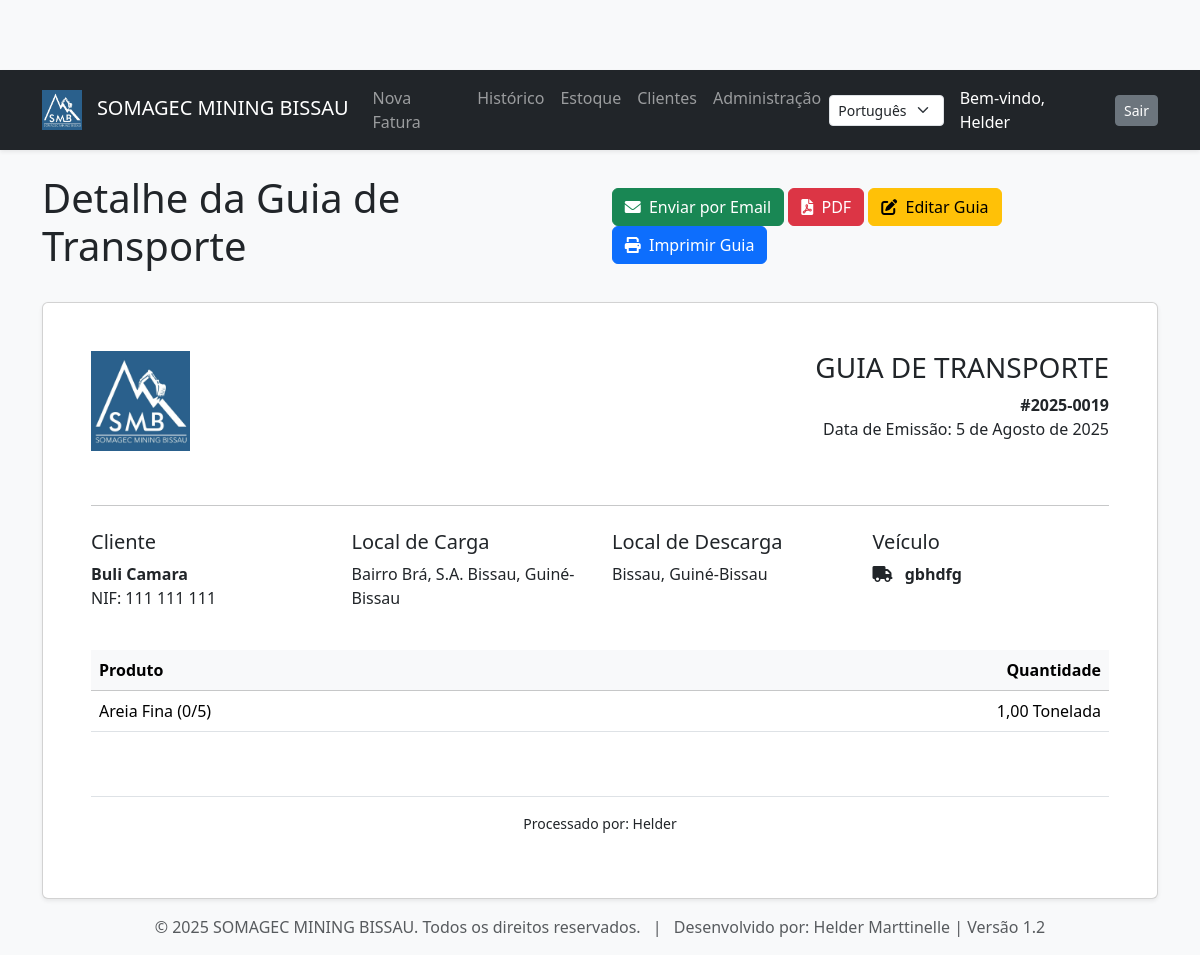
The app's page /guias/21/ (signed in) with its own data.
### stock/models.py (models this page shows, shortened)
class DadosEmpresa(models.Model):
    nome_empresa = models.CharField(_('Nome da Empresa'), max_length=255)
    logotipo = models.ImageField(_('Logotipo'), upload_to='logos/', null=True, blank=True)
    endereco = models.TextField(_('Endereço'))
    nif = models.CharField(_('NIF'), max_length=50)
    telefone = models.CharField(_('Telefone'), max_length=50)
    email = models.EmailField(_('Email'))
    dados_pagamento = models.TextField(_('Dados de Pagamento'), help_text="Ex: IBAN, conta bancária, etc.")
    class Meta:
        verbose_name = _("Dados da Empresa")
        verbose_name_plural = _("Dados da Empresa")

class GuiaTransporte(models.Model):
    fatura = models.OneToOneField(Fatura, verbose_name=_('fatura de origem'), on_delete=models.CASCADE, related_name='guia_transporte')
    utilizador = models.ForeignKey(User, verbose_name=_('Criado por'), on_delete=models.SET_NULL, null=True, blank=True)
    data_emissao = models.DateField(_('data de emissão'), default=timezone.now)
    numero_guia = models.CharField(_('número da guia'), max_length=50, unique=True, blank=True)
    morada_carga = models.CharField(_('morada de carga'), max_length=255, help_text=_("Local onde os bens são carregados."))
    morada_descarga = models.CharField(_('morada de descarga'), max_length=255, help_text=_("Local onde os bens são descarregados."))
    matricula_veiculo = models.CharField(_('matrícula do veículo'), max_length=50, blank=True)
    criado_em = models.DateTimeField(auto_now_add=True)
    atualizado_em = models.DateTimeField(auto_now=True)
    @property
    def cliente(self): return self.fatura.cliente
    class Meta:
        verbose_name = _("Guia de Transporte")
        verbose_name_plural = _("Guias de Transporte")
        ordering = ['-data_emissao', '-numero_guia']

class Fatura(models.Model):
    cliente = models.ForeignKey(Cliente, verbose_name=_('cliente'), on_delete=models.PROTECT)
    utilizador = models.ForeignKey(User, verbose_name=_('Criado por'), on_delete=models.SET_NULL, null=True, blank=True)
    data_emissao = models.DateField(_('data de emissão'), default=timezone.now)
    modificado_por = models.ForeignKey(User, related_name='faturas_modificadas', on_delete=models.SET_NULL, null=True, blank=True, verbose_name=_('Modificado por'))
    numero_fatura = models.CharField(_('número da fatura'), max_length=50, unique=True, blank=True)
    paga = models.BooleanField(_('paga'), default=False)
    taxa_igv = models.DecimalField(_('Taxa IGV (%)'), max_digits=5, decimal_places=2, default=17.00)
    desconto = models.DecimalField(_('desconto (%)'), max_digits=5, decimal_places=2, default=0.00, help_text=_("Percentagem de desconto (ex: 5 para 5%)"))
    adiantamento = models.DecimalField(_('adiantamento (€)'), max_digits=10, decimal_places=2, default=0.00, help_text=_("Valor do adiantamento em euros"))
    criado_em = models.DateTimeField(auto_now_add=True)
    atualizado_em = models.DateTimeField(auto_now=True)
    class Meta:
        verbose_name = _("Fatura")
        verbose_name_plural = _("Faturas")

class Cliente(models.Model):
    nome = models.CharField(_('nome'), max_length=200)
    nif = models.CharField(_('NIF/Contribuinte'), max_length=50, blank=True)
    endereco = models.CharField(_('endereço'), max_length=255, blank=True)
    telefone = models.CharField(_('telefone'), max_length=50, blank=True)
    email = models.EmailField(_('email'), blank=True)
    criado_em = models.DateTimeField(auto_now_add=True, null=True)
    atualizado_em = models.DateTimeField(auto_now=True, null=True)
    utilizador = models.ForeignKey(settings.AUTH_USER_MODEL, on_delete=models.SET_NULL, null=True, blank=True, related_name='clientes_criados')
    modificado_por = models.ForeignKey(settings.AUTH_USER_MODEL, on_delete=models.SET_NULL, null=True, blank=True, related_name='clientes_modificados')
    class Meta:
        verbose_name = _("Cliente")
        verbose_name_plural = _("Clientes")

class ItemGuia(models.Model):
    guia = models.ForeignKey(GuiaTransporte, related_name='itens', on_delete=models.CASCADE)
    produto = models.ForeignKey(Produto, verbose_name=_('produto'), on_delete=models.PROTECT)
    quantidade = models.DecimalField(_('quantidade'), max_digits=10, decimal_places=2)
    class Meta:
        verbose_name = _("Item da Guia")
        verbose_name_plural = _("Itens da Guia")

class Produto(models.Model):
    UNIDADES = [('ton', _('Tonelada')), ('m3', _('Metro Cúbico')), ('un', _('Unidade'))]
    nome = models.CharField(_('nome'), max_length=100)
    calibre = models.CharField(_('calibre'), max_length=50, blank=True)
    descricao = models.TextField(_('descrição'), blank=True)
    unidade_medida = models.CharField(_('unidade de medida'), max_length=3, choices=UNIDADES, default='ton')
    estoque_atual = models.DecimalField(_('estoque atual'), max_digits=10, decimal_places=2, default=0.00)
    preco_por_unidade = models.DecimalField(_('preço por unidade'), max_digits=10, decimal_places=2)
    criado_em = models.DateTimeField(auto_now_add=True, null=True)
    atualizado_em = models.DateTimeField(auto_now=True, null=True)
    utilizador = models.ForeignKey(settings.AUTH_USER_MODEL, on_delete=models.SET_NULL, null=True, blank=True, related_name='produtos_criados')
    modificado_por = models.ForeignKey(settings.AUTH_USER_MODEL, on_delete=models.SET_NULL, null=True, blank=True, related_name='produtos_modificados')
    class Meta:
        verbose_name = _("Produto")
        verbose_name_plural = _("Produtos")

### stock/views.py (the view)
# urls.py: path('guias/<int:guia_id>/', views.detalhe_guia_view, name='detalhe_guia'),
@login_required
def detalhe_guia_view(request, guia_id):
    guia = get_object_or_404(GuiaTransporte, id=guia_id)
    return render(request, 'stock/detalhe_guia.html', {'guia': guia})

### stock/context_processors.py (called while the page is built)
def dados_empresa_processor(request):
    dados = DadosEmpresa.objects.first()
    return {'dados_empresa': dados}

### stock/templates/stock/detalhe_guia.html (shortened to what this page needs)
{% extends "stock/base.html" %}
{% load i18n %}
{% load l10n %}
{% block content %}
    <div class="d-flex justify-content-between align-items-center mb-4 no-print">
        <h1>{% blocktrans %}Detalhe da Guia de Transporte{% endblocktrans %}</h1>
        <div>
            {% if guia.cliente.email %}
                <form action="{% url 'enviar_guia_email' guia.id %}" method="post" class="d-inline">
                    <button type="submit" class="btn btn-success">
                        <i class="fas fa-envelope me-1"></i> {% trans "Enviar por Email" %}
                    </button>
                </form>
            {% endif %}
            <a href="{% url 'guia_pdf' guia.id %}" class="btn btn-danger">
                <i class="fas fa-file-pdf me-1"></i> PDF
            </a>
            <a href="{% url 'editar_guia' guia.id %}" class="btn btn-warning">
                <i class="fas fa-edit me-1"></i> {% trans "Editar Guia" %}
            </a>
            <a href="{% url 'guia_print' guia.id %}" target="_blank" class="btn btn-primary">
                <i class="fas fa-print me-1"></i> {% trans "Imprimir Guia" %}
            </a>
        </div>
    </div>
    <div class="card shadow-sm">
        <div class="card-body p-5">
            <div class="row mb-5">
                <div class="col-md-6">
                    {% if dados_empresa.logotipo %}
                        <img src="{{ dados_empresa.logotipo.url }}" alt="{{ dados_empresa.nome_empresa }}" style="max-height: 100px; max-width: 300px;">
                    {% else %}
                        <h2 class="h3">{{ dados_empresa.nome_empresa }}</h2>
                    {% endif %}
                </div>
                <div class="col-md-6 text-md-end">
                    <h2 class="h3 text-uppercase">{% trans "Guia de Transporte" %}</h2>
                    <p class="mb-0"><strong>#{{ guia.numero_guia }}</strong></p>
                    <p>{% trans "Data de Emissão" %}: {{ guia.data_emissao }}</p>
                </div>
            </div>
            <hr class="my-4">
            <div class="row mb-4">
                <div class="col-md-3">
                    <h4 class="h5">{% trans "Cliente" %}</h4>
                    <p class="mb-0"><strong>{{ guia.cliente.nome }}</strong></p>
                    {% if guia.cliente.nif %}<p class="mb-0">NIF: {{ guia.cliente.nif }}</p>{% endif %}
                </div>
                <div class="col-md-3">
                    <h4 class="h5">{% trans "Local de Carga" %}</h4>
                    <p>{{ guia.morada_carga|linebreaksbr }}</p>
                </div>
                <div class="col-md-3">
                    <h4 class="h5">{% trans "Local de Descarga" %}</h4>
                    <p>{{ guia.morada_descarga|linebreaksbr }}</p>
                </div>
                <div class="col-md-3">
                    {% if guia.matricula_veiculo %}
                        <h4 class="h5">{% trans "Veículo" %}</h4>
                        <p class="mb-0">
                            <i class="fas fa-truck me-2" aria-hidden="true"></i>
                            <strong>{{ guia.matricula_veiculo }}</strong>
                        </p>
                    {% endif %}
                </div>
            </div>
            <div class="table-responsive">
                <table class="table">
                    <thead class="table-light">
                        <tr>
                            <th>{% trans "Produto" %}</th>
                            <th class="text-end">{% trans "Quantidade" %}</th>
                        </tr>
                    </thead>
                    <tbody>
                        {% for item in guia.itens.all %}
                        <tr>
                            <td>{{ item.produto.nome }}{% if item.produto.calibre %} ({{ item.produto.calibre }}){% endif %}</td>
                            <td class="text-end">{{ item.quantidade|floatformat:2 }} {{ item.produto.get_unidade_medida_display }}</td>
                        </tr>
                        {% endfor %}
                    </tbody>
                </table>
            </div>
            <div class="text-center mt-5 border-top pt-3">
                <p class="small">
                    {% trans "Processado por" %}: {{ guia.utilizador.username|default:"N/A" }}
                </p>
            </div>
        </div>
    </div>
{% endblock %}

### stock/templates/stock/base.html (shortened to what this page needs)
{% load i18n %}
{% load static %}
<!doctype html>
<html lang="{{ request.LANGUAGE_CODE }}">
<head>
    <link href="https://cdn.jsdelivr.net/npm/bootstrap@5.3.3/dist/css/bootstrap.min.css" rel="stylesheet">
    <link rel="stylesheet" href="https://cdnjs.cloudflare.com/ajax/libs/font-awesome/6.0.0-beta3/css/all.min.css">
</head>
<body>
    <nav class="navbar navbar-expand-lg navbar-dark bg-dark sticky-top shadow-sm">
        <div class="container">
            <a class="navbar-brand" href="{% url 'home' %}">
                <img src="{% static 'stock/images/logo.png' %}" alt="Logotipo">
                SOMAGEC MINING BISSAU
            </a>
            {% if user.is_authenticated %}
            <div class="collapse navbar-collapse" id="navbarNav">
                <ul class="navbar-nav me-auto mb-2 mb-lg-0">
                    <li class="nav-item"><a class="nav-link" href="{% url 'criar_fatura' %}">{% trans "Nova Fatura" %}</a></li>
                    <li class="nav-item"><a class="nav-link" href="{% url 'lista_faturas' %}">{% trans "Histórico" %}</a></li>
                    <li class="nav-item"><a class="nav-link" href="{% url 'lista_produtos' %}">{% trans "Estoque" %}</a></li>
                    <li class="nav-item"><a class="nav-link" href="{% url 'lista_clientes' %}">{% trans "Clientes" %}</a></li>
                    {% if user.is_superuser %}
                        <li class="nav-item"><a class="nav-link" href="{% url 'admin:index' %}">{% trans "Administração" %}</a></li>
                    {% endif %}
                </ul>
                <form action="{% url 'set_language' %}" method="post" class="d-flex me-3">
                    <select name="language" onchange="this.form.submit()" class="form-select form-select-sm">
                        {% get_current_language as CURRENT_LANGUAGE %}
                        {% get_available_languages as AVAILABLE_LANGUAGES %}
                        {% for lang_code, lang_name in AVAILABLE_LANGUAGES %}
                            <option value="{{ lang_code }}" {% if lang_code == CURRENT_LANGUAGE %}selected{% endif %}>
                                {{ lang_name }}
                            </option>
                        {% endfor %}
                    </select>
                </form>
                <div class="navbar-text text-white me-3">
                    {% trans "Bem-vindo" %}, {{ user.username }}
                </div>
                <form action="{% url 'logout' %}" method="post" class="d-flex">
                    <button type="submit" class="btn btn-secondary btn-sm">{% trans "Sair" %}</button>
                </form>
            </div>
            {% endif %}
        </div>
    </nav>
    <main class="container mt-4">
        {% block content %}
        {% endblock %}
    </main>
    <footer class="text-center text-muted mt-auto py-3 bg-light">
        <div class="container">
            <span>&copy; {% now "Y" %} SOMAGEC MINING BISSAU. {% trans "Todos os direitos reservados." %}</span>
            <span class="mx-2">|</span>
            <span>{% trans "Desenvolvido por" %}: Helder Marttinelle | Versão 1.2 </span>
        </div>
    </footer>
</body>
</html>

### stock/templates/stock/base.html (style rules this page uses)
body { background-color: #f8f9fa; padding-top: 70px; }
.navbar-brand img { max-height: 40px; margin-right: 10px; }
main { flex-grow: 1; }

### records on screen
DadosEmpresa: logotipo (picture)
GuiaTransporte: numero_guia "2025-0019", data_emissao "5 de Agosto de 2025", cliente.nome "Buli Camara", cliente.nif "111 111 111", morada_carga "Bairro Brá, S.A. Bissau, Guiné-Bissau", morada_descarga "Bissau, Guiné-Bissau", matricula_veiculo "gbhdfg", utilizador.username "Helder"
ItemGuia: produto.nome "Areia Fina", produto.calibre "0/5", quantidade "1,00", produto.unidade_medida "Tonelada"

### other values on screen
{{ user.username }} "Helder"
form field language "Português"
